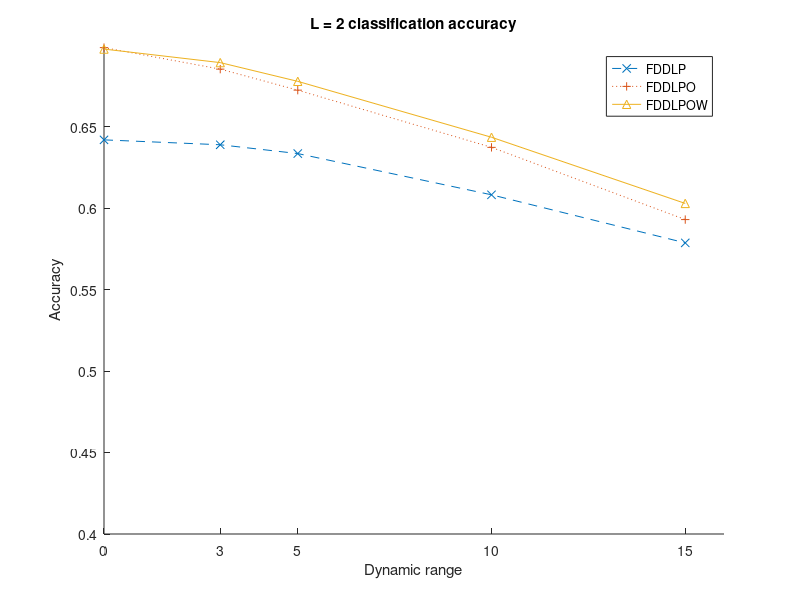

Here is the MATLAB script that generated this plot: (Note: this script raises an error after producing the figure.)
clear 
clc
%%
a1 = [0.6418 0.6388 0.6334 0.6081 0.5786];
a2 = [0.6984 0.6852 0.6723 0.6372 0.5929];
a3 = [0.6975 0.6892 0.6777 0.6434 0.6028];
db = [0, 3, 5, 10, 15];
hold on
plot(db, a1, '--x');
plot(db, a2, ':+');
plot(db, a3, '-^');
legend('FDDLP', 'FDDLPO', 'FDDLPOW')
ylim([0.4, 0.70])
xticks([0, 3, 5, 10, 15])
set(gcf,'color','w');
xlabel 'Dynamic range'
ylabel('Accuracy')
title 'L = 2 classification accuracy'

%%
c =  categorical({'k-NN','Random forest','SVM','DSS+kNN', 'DSS+SVM','FDDLP','FDDLPO','FDDLPOW'});
y = [66.7 72.7 67.5 75.8 78.2 81.2 83.8 86.6];
bar(c,y, 0.6)
title('Non-mixture classification accuracy')


%%
addpath(genpath('.././fddlow'))
addpath(genpath('.././data'))
addpath(genpath('.././FDDLPOW'))


plottesting =0; % if plottesing == 1, the plot teing samples
SNR = 0; % SNR could be 2000,20, 0, -5, -10, -20, -30
fln = 1; % feature length
mixture_n = 1; % mixture_n classes mixture, = 1,2,3
cvortest = [0, 1]; % [docv, dotest] cannot be [1, 1]
pctrl.db = 3; % dynamic ratio is 0 3, 5, 10, 15 db
K = 60;
lbmd = 0.025;
mu= 0.005;
Q = 0.9;% this is wq without negative
nu = 0.03;
beta = 0.01;
SNR = 2000;
table_n = 3; % algorithm number

%% load data
[opts]=loadoptions_ESC(table_n ,K,lbmd,mu,Q*K,nu, beta);    
load(opts.Dictnm,'Dict','opts')
if exist('Dict')==1
    Dict_mix = Dict; % if loading FDDL
end 
D = Dict_mix.D;
W = Dict_mix.W;
Z = Dict_mix.Z;
if isfield(Dict_mix, 'U')
    U = Dict_mix.U;
end
if isfield(Dict_mix, 'V')
    V = Dict_mix.V;
    Delta = Dict_mix.Delta;
end
[Database] = load_ESC(mixture_n, SNR, pctrl);
C = max(Database.tr_label); % how many classes
if plottesting == 1
 Z = sparsecoding_mix_cv(Dict_mix, Database, opts);
end


%% MDS / PCA
%{ 
Cn = size(Dict_mix.Z, 2)/C; % how many sampless per classes/combinations
temp = aoos(Dict_mix.Z(:,1:end), fln, size(Dict_mix.Z, 2));
% temp = Dict_mix.Z(:,1:f:1200*n);
X0 = W'*temp;
cnt = Cn/fln; % feature length is 4
xbar = (W'*Dict_mix.Z-mean(W'*Dict_mix.Z,2));
[u,s,v] = svd(xbar*xbar');
Vq= v(:,1:3);

PCA =Vq'*X0;
symbolpool = {'*', 'o', 'h', 's', 'd', '^', 'p', '.', '+', 'x', '>'};
c = combnk(1:C,mixture_n);
nn = size(Z,2)/size(c,1)/mixture_n; % how many samples per combo
if plottesting == 1
    jjmax = size(c,1);
else
    jjmax = 1;
end
axislimits = [-1 1 -1 1 -1 1];
for jj = 1:jjmax
    figure
    plot3(PCA(1,1:cnt),PCA(2,1:cnt),PCA(3,1:cnt), symbolpool{1})
    grid on
    grid minor
    hold on
    for ii = 2:C        
        plot3(PCA(1,1+(ii-1)*cnt:ii*cnt),PCA(2,1+(ii-1)*cnt:ii*cnt),PCA(3,1+(ii-1)*cnt:ii*cnt),symbolpool{ii})       
    end    
%     axis(axislimits)
    %  plot the testing data
    if plottesting == 1
        temp = aoos(Z(:,1+ nn*(jj-1):nn*jj), fln, nn);
        X = Vq'*W'*temp;    
        plot3(X(1,1:end),X(2,1:end),X(3,1:end),'x')
    end
    legend ('Chainsaw','Clock tick','Cracking fire','Crying baby',...
        'Dog','Helicopter','Rain','Rooster','Sea waves','Sneezing', num2str(c(jj,:)))    
    % savefig(h,[num2str(c(jj,:)),'.fig'])    
    set(gcf,'color','w');
end
% close all
%}


